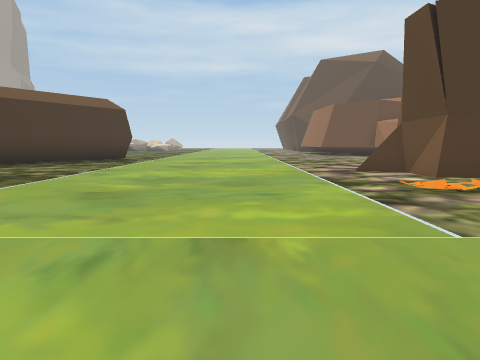
[1] (above)

19 first-person views from a walk through a Unity game level. The camera is 1.3 m above the floor, tilts 6° down and sees 70° across. The floor is counted in squares, 2 m on a side. Each view is taken from the middle of a square. On the plan, view 1 faces up. The plan holds only what a view shows up to about 10 squares ahead; the rest is blank. The place goes on beyond the plan.

[2]
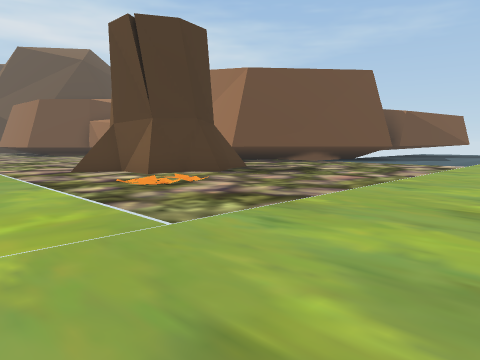

[3]
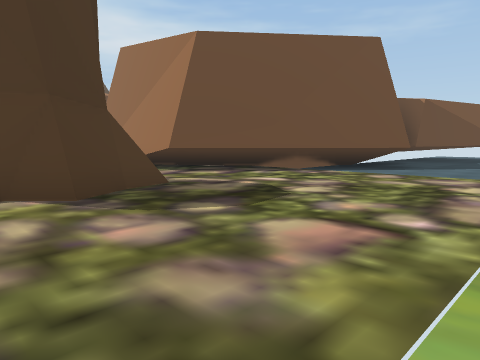

[4]
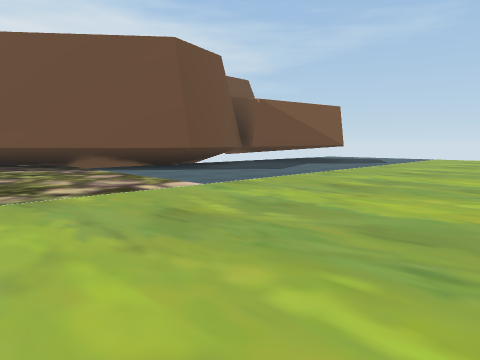

[5]
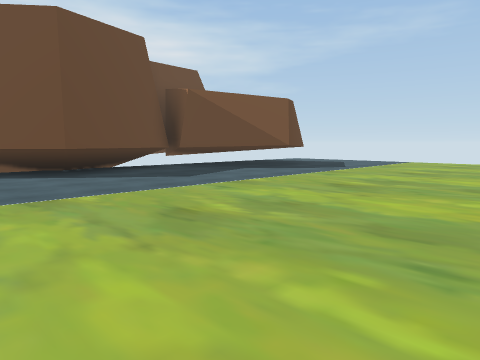

[6]
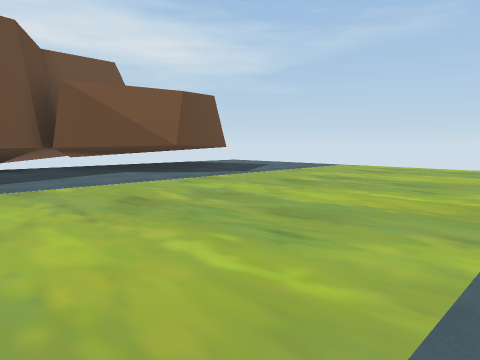

[7]
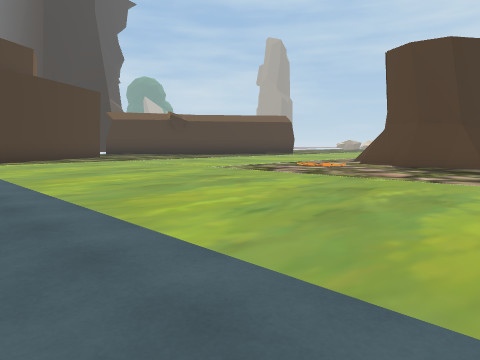

[8]
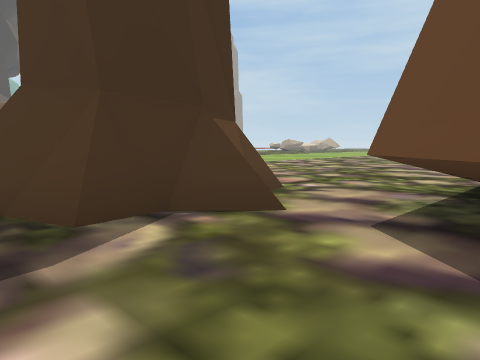

[9]
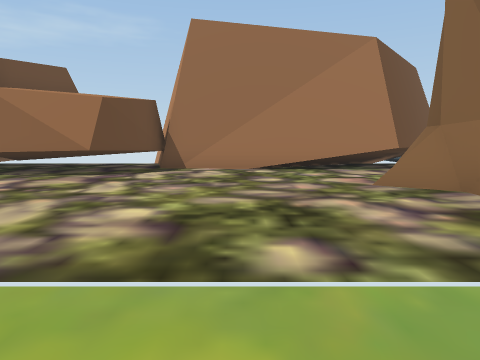

[10]
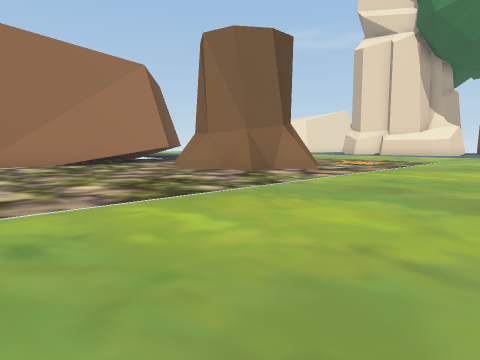

[11]
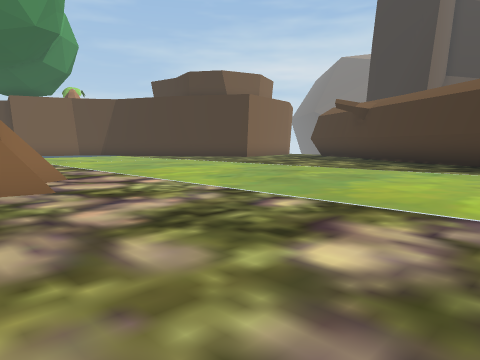

[12]
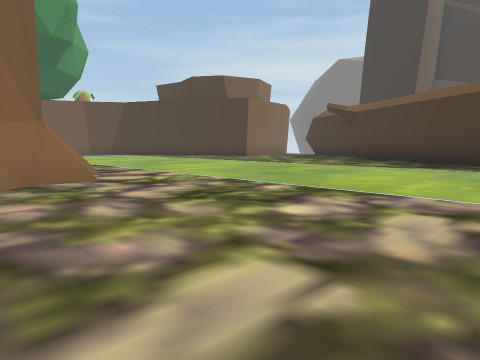

[13]
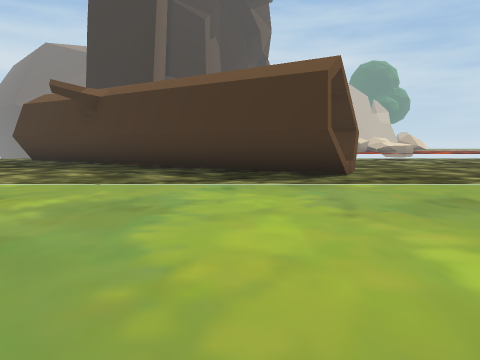

[14]
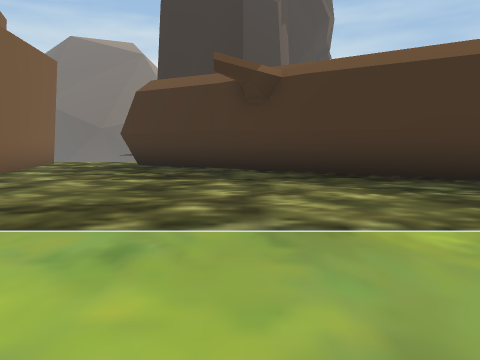

[15]
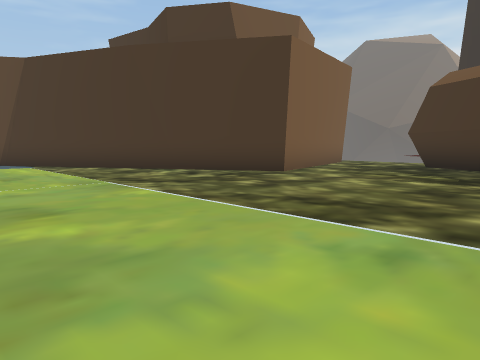

[16]
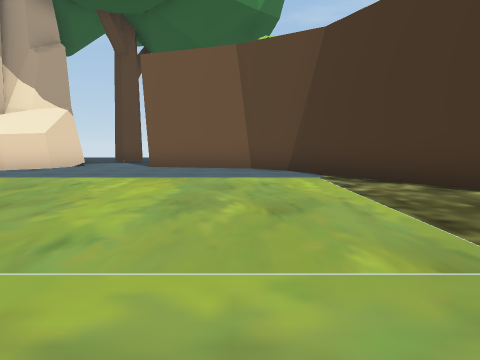

[17]
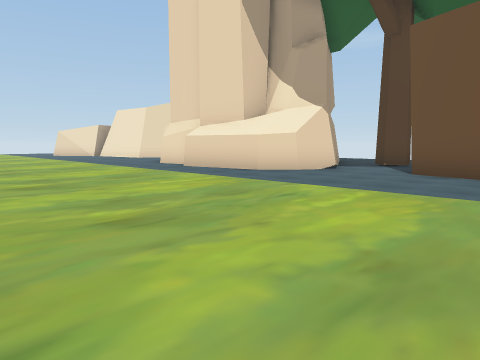

[18]
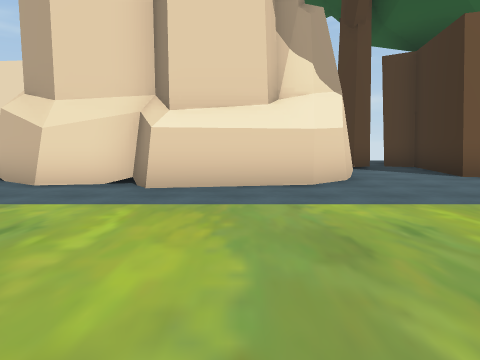

[19]
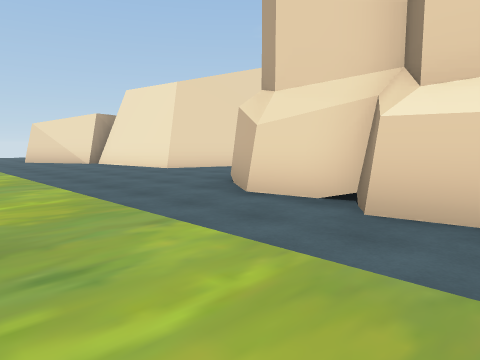

### Floor plan
Points are (right, up) in squares from view 1. A wall is a line through its corners. A room is listed if a view was taken in it or the views show most of it. See-through windows are left out.
Room 1 (views 1, 2, 3, 4, 5, 6, 7, 8, 9, 10, 11, 12, 13, 14, 15, 16, 17, 18, 19)
walls: (5.4, 6.4) (5, 6.8) (4.2, 6.8); (6.5, 7) (5.6, 6.5) (5.3, 6.9) (4.7, 7.1) (4.2, 7.1) (4.2, 7.4) (3.8, 8.2); (6.5, 7.2) (5.4, 6.7); (4, 7.1) (3.9, 8.1) (3.5, 8.4) (3.8, 8.6) (4, 9.3) (3.9, 9.7) (4.4, 9.6) (5.6, 10.1) (6.5, 9.8); (7, 7.8) (7.1, 7.3); (3.9, 8) (3.3, 8.3); (7, 8.4) (6.8, 7.7) (6.9, 7.2) (6.4, 7); (7.2, 8.7) (6.8, 8.3); (7.5, 8.7) (7, 8.1); (3.3, 8.5) (3.9, 8.9); (5.3, 10) (6.4, 9.7) (6.8, 8.9); (6.5, -4.3) (6.8, -4.8) (8.1, -4.4) (9.4, -5.3); (3.6, 10) (4.7, 9.8) (5.4, 10.6); (6.6, -4.6) (8.1, -4.4); (2.9, -5.7) (3.1, -5.2) (3.8, -4.5) (6.3, -4) (6.7, -4.8); (2.6, -6.3) (3.1, -5.2); (-0.1, -5.5) (0.6, -5.8) (0.2, -8.5) (0.8, -8.9); (16.6, 6.5) (13.3, 5.2) (8.6, 9.1) (9.4, 15.1); (-3.8, -3.1) (-3.4, -4.1) (-2.3, -5); (-2.7, -4.7) (-2.1, -5.1) (0.6, -5.7); (13.4, -6.3) (14.1, -6.2); (12.7, -7.3) (13.2, -6.2); (1.6, -8.6) (1.5, -8.2) (2.1, -7.9); (9.7, 15) (7, 16) (6.9, 16.5); (18.6, 3.7) (16.7, 6.2); (6.9, 16) (6.9, 16.6); (20.6, 4.8) (18.7, 3.8) (18.3, 4); (-8, 9.1) (-9.4, 7.4) (-11, 4.8); (-8.6, 8.6) (-9.5, 7.5); (-4.7, 14.8) (-10.7, 4.7); (-4.9, 14.9) (-9, 8.1); (-11.1, 2.2) (-7.6, 3) (-3.4, -3.8)
low walls: (6.9, 6.9) (6.3, 6.7); (7.9, 8.7) (7, 7.8); (3.8, 9.2) (3.6, 10); (13.2, -6.2) (14.2, -6.1); (-5.9, 13.6) (-9.5, 7.7); (-9.5, 7.6) (-11.2, 4.8); (-9.8, 7.6) (-10.4, 6.5)
ways out: opening at (-4, 14.5); opening at (-3, 16); opening at (11.5, -6.5); gap at (1, -9)

Positions as (right, up) in squares from view 1, and headings:
1: (0, 0), facing up
2: (0, 0), facing up-right
3: (4, 2), facing up-right
4: (8, -2), facing up-right
5: (11, -2), facing up-right
6: (14, -3), facing up-right
7: (9, -4), facing up-left
8: (10, 6), facing up-left
9: (0, 13), facing right
10: (-2, 16), facing down-right
11: (5, 15), facing down-left
12: (6, 16), facing down-left
13: (2, 13), facing left
14: (-1, 8), facing left
15: (-1, 8), facing down-left
16: (-2, 4), facing down
17: (-2, 2), facing down-right
18: (5, 1), facing down
19: (5, -1), facing down-right
